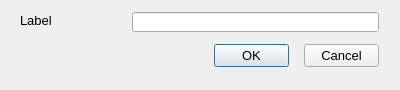
<?xml version="1.0" encoding="UTF-8"?>
<ui version="4.0">
 <class>StandardString_Dialog</class>
 <widget class="QDialog" name="StandardString_Dialog">
  <property name="geometry">
   <rect>
    <x>0</x>
    <y>0</y>
    <width>400</width>
    <height>90</height>
   </rect>
  </property>
  <property name="minimumSize">
   <size>
    <width>400</width>
    <height>90</height>
   </size>
  </property>
  <property name="maximumSize">
   <size>
    <width>400</width>
    <height>80</height>
   </size>
  </property>
  <property name="font">
   <font>
    <pointsize>10</pointsize>
   </font>
  </property>
  <property name="windowTitle">
   <string>TITLE</string>
  </property>
  <widget class="QPushButton" name="_2">
   <property name="geometry">
    <rect>
     <x>304</x>
     <y>44</y>
     <width>75</width>
     <height>23</height>
    </rect>
   </property>
   <property name="font">
    <font>
     <pointsize>10</pointsize>
    </font>
   </property>
   <property name="text">
    <string>Cancel</string>
   </property>
   <property name="autoDefault">
    <bool>false</bool>
   </property>
  </widget>
  <widget class="QPushButton" name="_1">
   <property name="geometry">
    <rect>
     <x>214</x>
     <y>44</y>
     <width>75</width>
     <height>23</height>
    </rect>
   </property>
   <property name="font">
    <font>
     <pointsize>10</pointsize>
    </font>
   </property>
   <property name="text">
    <string>OK</string>
   </property>
   <property name="default">
    <bool>true</bool>
   </property>
  </widget>
  <widget class="QLabel" name="_100">
   <property name="geometry">
    <rect>
     <x>20</x>
     <y>10</y>
     <width>201</width>
     <height>20</height>
    </rect>
   </property>
   <property name="font">
    <font>
     <pointsize>10</pointsize>
    </font>
   </property>
   <property name="text">
    <string>Label</string>
   </property>
  </widget>
  <widget class="QLineEdit" name="_101">
   <property name="geometry">
    <rect>
     <x>132</x>
     <y>12</y>
     <width>247</width>
     <height>20</height>
    </rect>
   </property>
  </widget>
 </widget>
 <tabstops>
  <tabstop>_1</tabstop>
  <tabstop>_2</tabstop>
 </tabstops>
 <resources/>
 <connections/>
</ui>
